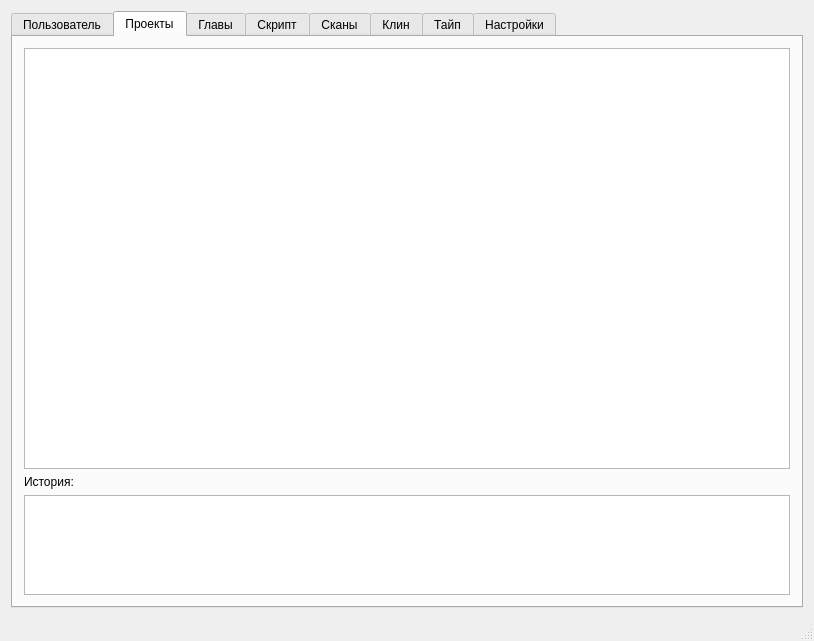
<?xml version="1.0" encoding="UTF-8"?>
<ui version="4.0">
 <class>MainWindow</class>
 <widget class="QMainWindow" name="MainWindow">
  <property name="geometry">
   <rect>
    <x>0</x>
    <y>0</y>
    <width>814</width>
    <height>641</height>
   </rect>
  </property>
  <property name="acceptDrops">
   <bool>false</bool>
  </property>
  <property name="windowTitle">
   <string>Scanlate projects (andreil, 2014)</string>
  </property>
  <widget class="QWidget" name="centralWidget">
   <layout class="QGridLayout" name="gridLayout">
    <item row="0" column="0">
     <widget class="QTabWidget" name="tabWidget">
      <property name="currentIndex">
       <number>1</number>
      </property>
      <widget class="QWidget" name="tab_user">
       <attribute name="title">
        <string>Пользователь</string>
       </attribute>
       <layout class="QVBoxLayout" name="verticalLayout_2">
        <item>
         <widget class="QGroupBox" name="groupBox">
          <property name="title">
           <string>Сведения</string>
          </property>
          <layout class="QHBoxLayout" name="horizontalLayout_2">
           <item>
            <layout class="QHBoxLayout" name="horizontalLayout">
             <item>
              <layout class="QGridLayout" name="gridLayout_2">
               <item row="1" column="0">
                <widget class="QLabel" name="label_4">
                 <property name="text">
                  <string>Дата регистрации:</string>
                 </property>
                </widget>
               </item>
               <item row="0" column="1">
                <widget class="QLabel" name="lLogin">
                 <property name="text">
                  <string>TextLabel</string>
                 </property>
                </widget>
               </item>
               <item row="1" column="1">
                <widget class="QLabel" name="lRegDate">
                 <property name="text">
                  <string>TextLabel</string>
                 </property>
                </widget>
               </item>
               <item row="0" column="0">
                <widget class="QLabel" name="label_2">
                 <property name="text">
                  <string>Логин:</string>
                 </property>
                </widget>
               </item>
               <item row="0" column="2">
                <spacer name="horizontalSpacer">
                 <property name="orientation">
                  <enum>Qt::Horizontal</enum>
                 </property>
                 <property name="sizeHint" stdset="0">
                  <size>
                   <width>40</width>
                   <height>20</height>
                  </size>
                 </property>
                </spacer>
               </item>
              </layout>
             </item>
            </layout>
           </item>
          </layout>
         </widget>
        </item>
       </layout>
      </widget>
      <widget class="QWidget" name="tab_projects">
       <attribute name="title">
        <string>Проекты</string>
       </attribute>
       <layout class="QVBoxLayout" name="verticalLayout">
        <item>
         <widget class="QTableWidget" name="twProjects">
          <property name="contextMenuPolicy">
           <enum>Qt::CustomContextMenu</enum>
          </property>
          <property name="editTriggers">
           <set>QAbstractItemView::NoEditTriggers</set>
          </property>
          <property name="selectionMode">
           <enum>QAbstractItemView::SingleSelection</enum>
          </property>
          <property name="selectionBehavior">
           <enum>QAbstractItemView::SelectRows</enum>
          </property>
          <attribute name="horizontalHeaderVisible">
           <bool>false</bool>
          </attribute>
          <attribute name="verticalHeaderVisible">
           <bool>false</bool>
          </attribute>
         </widget>
        </item>
        <item>
         <widget class="QLabel" name="label">
          <property name="text">
           <string>История:</string>
          </property>
         </widget>
        </item>
        <item>
         <widget class="QListWidget" name="lwProjectHistory">
          <property name="maximumSize">
           <size>
            <width>16777215</width>
            <height>100</height>
           </size>
          </property>
          <property name="wordWrap">
           <bool>true</bool>
          </property>
         </widget>
        </item>
       </layout>
      </widget>
      <widget class="QWidget" name="tab_chapters">
       <attribute name="title">
        <string>Главы</string>
       </attribute>
       <layout class="QVBoxLayout" name="verticalLayout_3">
        <item>
         <widget class="QTreeWidget" name="twChapters">
          <property name="contextMenuPolicy">
           <enum>Qt::CustomContextMenu</enum>
          </property>
          <column>
           <property name="text">
            <string>1</string>
           </property>
          </column>
          <item>
           <property name="text">
            <string>&lt;Выберите активный проект&gt;</string>
           </property>
          </item>
         </widget>
        </item>
       </layout>
      </widget>
      <widget class="QWidget" name="tab_script">
       <attribute name="title">
        <string>Скрипт</string>
       </attribute>
      </widget>
      <widget class="QWidget" name="tab_scans">
       <attribute name="title">
        <string>Сканы</string>
       </attribute>
      </widget>
      <widget class="QWidget" name="tab_clin">
       <attribute name="title">
        <string>Клин</string>
       </attribute>
      </widget>
      <widget class="QWidget" name="tab_type">
       <attribute name="title">
        <string>Тайп</string>
       </attribute>
      </widget>
      <widget class="QWidget" name="tab_settings">
       <attribute name="title">
        <string>Настройки</string>
       </attribute>
      </widget>
     </widget>
    </item>
   </layout>
  </widget>
  <widget class="QMenuBar" name="menuBar">
   <property name="geometry">
    <rect>
     <x>0</x>
     <y>0</y>
     <width>814</width>
     <height>21</height>
    </rect>
   </property>
  </widget>
  <widget class="QStatusBar" name="statusBar">
   <property name="acceptDrops">
    <bool>false</bool>
   </property>
  </widget>
 </widget>
 <layoutdefault spacing="6" margin="11"/>
 <resources/>
 <connections/>
</ui>
